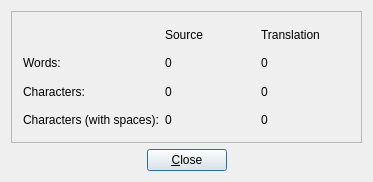
<?xml version="1.0" encoding="UTF-8"?>
<ui version="4.0">
 <comment>
* Copyright (C) 2016 The Qt Company Ltd.
* SPDX-License-Identifier: LicenseRef-Qt-Commercial OR GPL-3.0-only
</comment>
 <class>linguist_stats</class>
 <widget class="QDialog" name="linguist_stats">
  <property name="geometry">
   <rect>
    <x>0</x>
    <y>0</y>
    <width>373</width>
    <height>182</height>
   </rect>
  </property>
  <property name="windowTitle">
   <string>Statistics</string>
  </property>
  <layout class="QGridLayout" name="unnamed">
   <item row="1" column="0">
    <layout class="QHBoxLayout" name="unnamed">
     <item>
      <spacer name="spacer4_2">
       <property name="orientation">
        <enum>Qt::Orientation::Horizontal</enum>
       </property>
       <property name="sizeType">
        <enum>QSizePolicy::Policy::Expanding</enum>
       </property>
       <property name="sizeHint" stdset="0">
        <size>
         <width>40</width>
         <height>20</height>
        </size>
       </property>
      </spacer>
     </item>
     <item>
      <widget class="QPushButton" name="closeBtn">
       <property name="text">
        <string>&amp;Close</string>
       </property>
      </widget>
     </item>
     <item>
      <spacer name="spacer4">
       <property name="orientation">
        <enum>Qt::Orientation::Horizontal</enum>
       </property>
       <property name="sizeType">
        <enum>QSizePolicy::Policy::Expanding</enum>
       </property>
       <property name="sizeHint" stdset="0">
        <size>
         <width>40</width>
         <height>20</height>
        </size>
       </property>
      </spacer>
     </item>
    </layout>
   </item>
   <item row="0" column="0">
    <widget class="QFrame" name="frame4">
     <property name="frameShape">
      <enum>QFrame::Shape::StyledPanel</enum>
     </property>
     <property name="frameShadow">
      <enum>QFrame::Shadow::Raised</enum>
     </property>
     <layout class="QGridLayout" name="unnamed">
      <item row="0" column="2">
       <widget class="QLabel" name="textLabel4">
        <property name="text">
         <string>Translation</string>
        </property>
       </widget>
      </item>
      <item row="0" column="1">
       <widget class="QLabel" name="textLabel5">
        <property name="text">
         <string>Source</string>
        </property>
       </widget>
      </item>
      <item row="1" column="1">
       <widget class="QLabel" name="untrWords">
        <property name="text">
         <string>0</string>
        </property>
       </widget>
      </item>
      <item row="1" column="2">
       <widget class="QLabel" name="trWords">
        <property name="text">
         <string>0</string>
        </property>
       </widget>
      </item>
      <item row="1" column="0">
       <widget class="QLabel" name="textLabel1">
        <property name="text">
         <string>Words:</string>
        </property>
       </widget>
      </item>
      <item row="2" column="2">
       <widget class="QLabel" name="trChars">
        <property name="text">
         <string>0</string>
        </property>
       </widget>
      </item>
      <item row="2" column="1">
       <widget class="QLabel" name="untrChars">
        <property name="text">
         <string>0</string>
        </property>
       </widget>
      </item>
      <item row="2" column="0">
       <widget class="QLabel" name="textLabel3">
        <property name="text">
         <string>Characters:</string>
        </property>
       </widget>
      </item>
      <item row="3" column="0">
       <widget class="QLabel" name="textLabel6">
        <property name="text">
         <string>Characters (with spaces):</string>
        </property>
       </widget>
      </item>
      <item row="3" column="2">
       <widget class="QLabel" name="trCharsSpc">
        <property name="text">
         <string>0</string>
        </property>
       </widget>
      </item>
      <item row="3" column="1">
       <widget class="QLabel" name="untrCharsSpc">
        <property name="text">
         <string>0</string>
        </property>
       </widget>
      </item>
     </layout>
    </widget>
   </item>
  </layout>
 </widget>
 <layoutdefault spacing="6" margin="11"/>
 <resources/>
 <connections/>
</ui>
